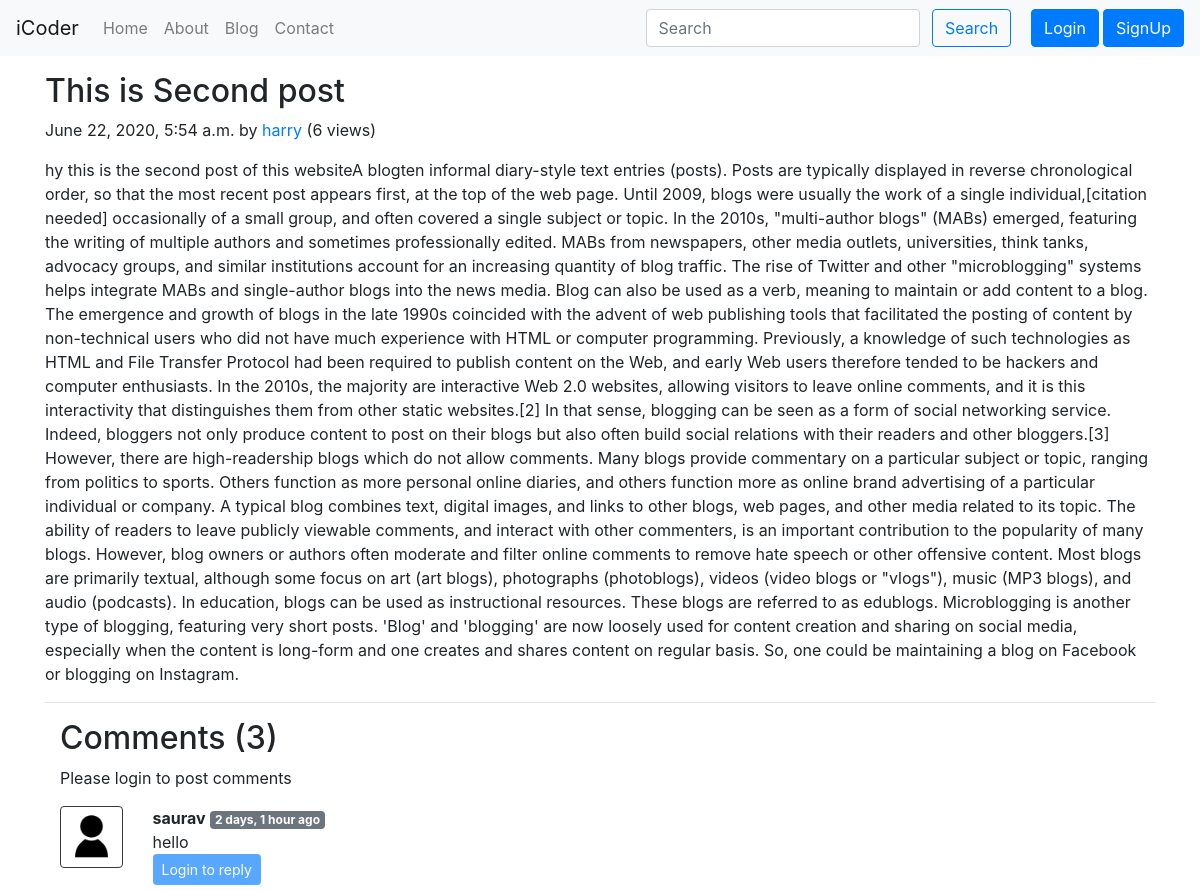
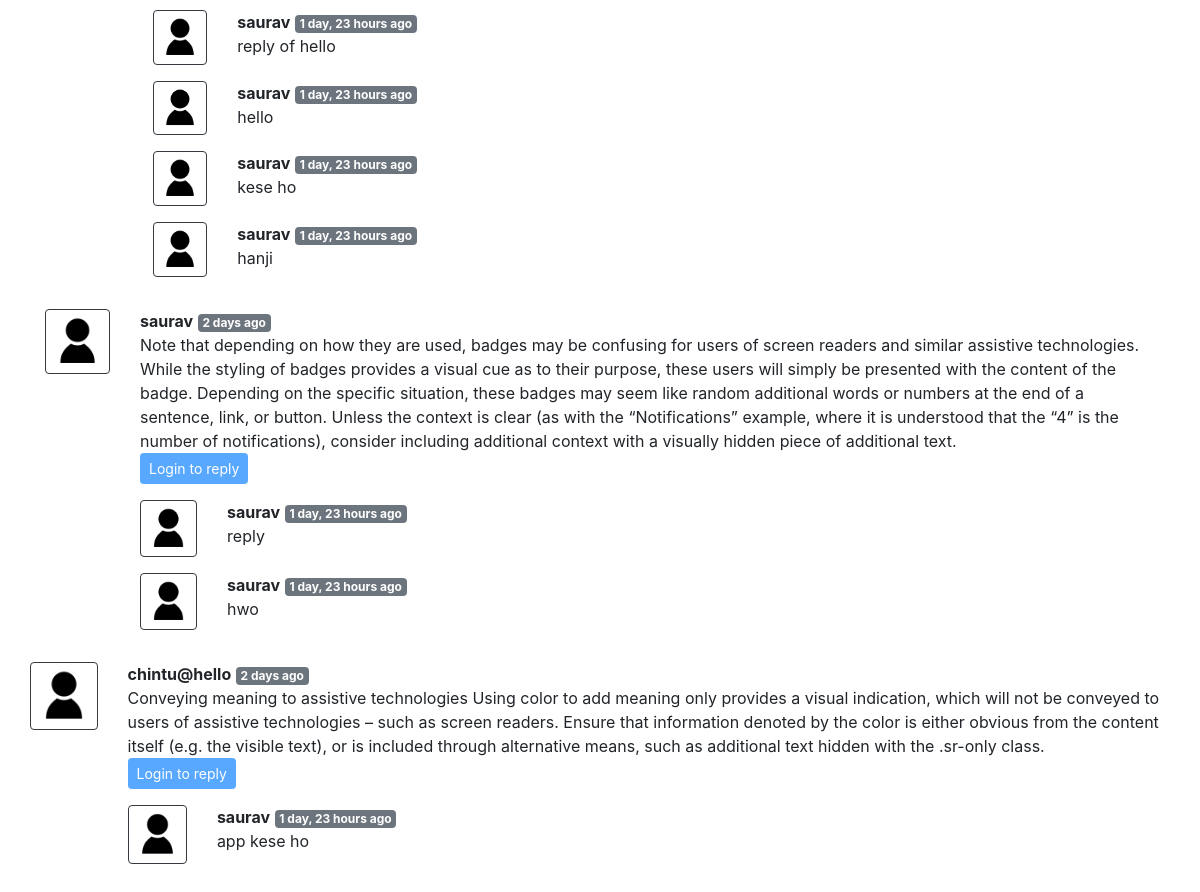
/blog/second-post/, run on the app's committed database (2 pictures, top to bottom).
### blog/models.py (models this page shows, shortened)
class Post(models.Model):
    sno = models.AutoField(primary_key=True)
    slug = models.CharField(max_length=130)
    views = models.IntegerField(default=0)
    title = models.CharField(max_length=255)
    content = models.TextField()
    author = models.CharField(max_length=50)
    timeStamp = models.DateTimeField(blank=True)

class BlogComment(models.Model):
    sno = models.AutoField(primary_key=True)
    comment = models.TextField()
    user = models.ForeignKey(User, on_delete=models.CASCADE)
    post = models.ForeignKey(Post, on_delete=models.CASCADE)
    parent = models.ForeignKey('self', on_delete=models.CASCADE, null=True)
    timeStamp = models.DateTimeField(default=now)

### blog/views.py (the view)
# urls.py: path('<str:slug>/', views.blogPost, name='home'),
def blogPost(request, slug):
    post = Post.objects.filter(slug=slug).first()
    post.views = post.views +1
    post.save()
    comments = BlogComment.objects.filter(post=post, parent=None)
    replies = BlogComment.objects.filter(post=post).exclude(parent=None)
    repDict = {}
    for reply in replies:
        if reply.parent.sno not in repDict.keys():
            repDict[reply.parent.sno] = [reply]
        else:
            repDict[reply.parent.sno].append(reply)
    context = {'post': post, 'comments': comments, 'repDict': repDict}
    return render(request, 'blog/blogPost.html', context)

### blog/templatetags/extras.py (called while the page is built)
@register.filter(name='get_val')
def get_val(dict, key):
    return dict.get(key)

### templates/blog/blogPost.html (shortened to what this page needs)
{% extends 'base.html' %}
{% block body %}
{% load humanize %}
{% load extras %}
<div class="container my-3">
  <div class="blog-post">
    <h2 class="blog-post-title">{{post.title}}</h2>
    <p class="blog-post-meta">{{post.timeStamp}} by <a href="/about">{{post.author}}</a> (<span>{{post.views}}
        views</span>)</p>
    <p>{{post.content| safe}}</p>
    <hr>
  </div>
  <div class="container">
    <div class="my-2">
      <h2>Comments ({{comments.count}})</h2>
      {% if user.is_authenticated %}
      <form action="/blog/postComment" method="post">{% csrf_token %}
        <div class="form-group">
          <input type="hidden" name="postSno" value="{{post.sno}}">
          <input type="hidden" name="parentSno" value="">
          <label for="exampleInputEmail1">Post Comment</label>
          <input type="text" class="form-control" name="comment" placeholder="Enter Comment here">
        </div>
        <button type="submit" class="btn btn-primary">Submit</button>
      </form>
    </div>
    {% else %}
    <p>Please login to post comments</p>
    {% endif %}
    {% for comment in comments %}
    <div class="row my-3">
      <div class="col-md-1">
        <img src="/static/img/hiclipart.com.png" alt="user" class="w-100 p-1 border border-dark rounded">
      </div>
      <div class="col-md-11"><b>{{comment.user.username}}</b> <span
          class="badge badge-secondary">{{comment.timeStamp| naturaltime}}</span>
        <div>{{comment.comment}}</div>
        <div class="reply mx-0">
          {% if user.is_authenticated %}
          <button class="btn btn-sm btn-primary" type="button" data-toggle="collapse"
            data-target="#replyBox{{comment.sno}}" aria-expanded="false" aria-controls="replyBox{{comment.sno}}">
            Reply
          </button>
          <div class="collapse" id="replyBox{{comment.sno}}">
            <div class="card card-body my-2">
              <form action="/blog/postComment" method="post">{% csrf_token %}
                <div class="form-group">
                  <input type="hidden" name="postSno" value="{{post.sno}}">
                  <input type="hidden" name="parentSno" value="{{comment.sno}}">
                  <label for="comment">Post a Reply</label>
                  <input type="text" class="form-control" name="comment" placeholder="Enter Comment here">
                </div>
                <button type="submit" class="btn btn-primary">Submit</button>
              </form>
            </div>
          </div>
          {% else %}
          <button class="btn btn-sm btn-primary disabled" type="button" data-toggle="collapse"
            data-target="#replyBox{{comment.sno}}" aria-expanded="false" aria-controls="replyBox{{comment.sno}}">
            Login to reply
          </button>
          {% endif %}
          <div class="replies my-2">
            {% for reply in repDict|get_val:comment.sno %}
            <div class="row my-3">
              <div class="col-md-1">
                <img src="/static/img/hiclipart.com.png" alt="user" class="w-100 p-1 border border-dark rounded">
              </div>
              <div class="col-md-11"><b>{{reply.user.username}}</b>
                <span class="badge badge-secondary">{{reply.timeStamp| naturaltime}}</span>
                <div>{{reply.comment}}</div>
              </div>
            </div>
            {% endfor %}
          </div>
        </div>
      </div>
      {% endfor %}
    </div>
    {% endblock body %}

### data on the page
Post: title "This is Second post", timeStamp "June 22, 2020, 5:54 a.m.", author "harry", views "6", content "hy this is the second post of this websiteA blogten informal diary-style text entries (posts). Posts are typically displayed in reverse chronological order, so that the most recent post appears first, at the top of the web page. Until 2009, blogs were usually the work of a single individual,[citation needed] occasionally of a small group, and often covered a single subject or topic. In the 2010s, \"multi-author blogs\" (MABs) emerged, featuring the writing of multiple authors and sometimes professionally edited. MABs from newspapers, other media outlets, universities, think tanks, advocacy groups, and similar institutions account for an increasing quantity of blog traffic. The rise of Twitter…"
BlogComment: user.username "saurav", timeStamp "2 days, 1 hour ago", comment "hello"
BlogComment: user.username "saurav", timeStamp "1 day, 23 hours ago", comment "reply of hello"
BlogComment: user.username "saurav", timeStamp "1 day, 23 hours ago", comment "hello"
BlogComment: user.username "saurav", timeStamp "1 day, 23 hours ago", comment "kese ho"
BlogComment: user.username "saurav", timeStamp "1 day, 23 hours ago", comment "hanji"
BlogComment: user.username "saurav", timeStamp "2 days ago", comment "Note that depending on how they are used, badges may be confusing for users of screen readers and similar assistive technologies. While the styling of badges provides a visual cue as to their purpose, these users will simply be presented with the content of the badge. Depending on the specific situation, these badges may seem like random additional words or numbers at the end of a sentence, link, or button. Unless the context is clear (as with the “Notifications” example, where it is understood that the “4” is the number of notifications), consider including additional context with a visually hidden piece of additional text."
BlogComment: user.username "saurav", timeStamp "1 day, 23 hours ago", comment "reply"
BlogComment: user.username "saurav", timeStamp "1 day, 23 hours ago", comment "hwo"
BlogComment: user.username "chintu@hello", timeStamp "2 days ago", comment "Conveying meaning to assistive technologies Using color to add meaning only provides a visual indication, which will not be conveyed to users of assistive technologies – such as screen readers. Ensure that information denoted by the color is either obvious from the content itself (e.g. the visible text), or is included through alternative means, such as additional text hidden with the .sr-only class."
BlogComment: user.username "saurav", timeStamp "1 day, 23 hours ago", comment "app kese ho"

### other printed values
{{ comments.count }} "3"
